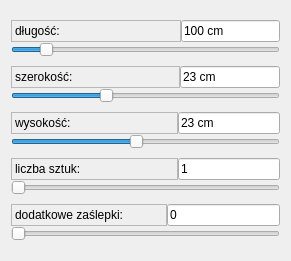
   <widget class="QWidget" name="layoutWidget_5">
    <property name="geometry">
     <rect>
      <x>20</x>
      <y>80</y>
      <width>291</width>
      <height>261</height>
     </rect>
    </property>
    <layout class="QVBoxLayout" name="verticalLayout_41">
     <property name="spacing">
      <number>0</number>
     </property>
     <item>
      <layout class="QVBoxLayout" name="verticalLayout_42">
       <item>
        <layout class="QHBoxLayout" name="horizontalLayout_9">
         <property name="spacing">
          <number>0</number>
         </property>
         <item>
          <widget class="QLabel" name="label_29">
           <property name="locale">
            <locale language="Polish" country="Poland"/>
           </property>
           <property name="frameShape">
            <enum>QFrame::StyledPanel</enum>
           </property>
           <property name="text">
            <string>długość:                                   </string>
           </property>
           <property name="alignment">
            <set>Qt::AlignLeading|Qt::AlignLeft|Qt::AlignVCenter</set>
           </property>
          </widget>
         </item>
         <item>
          <widget class="QLineEdit" name="lengthBox">
           <property name="text">
            <string>100 cm</string>
           </property>
           <property name="readOnly">
            <bool>true</bool>
           </property>
          </widget>
         </item>
        </layout>
       </item>
       <item>
        <widget class="QSlider" name="lengthSlider">
         <property name="minimum">
          <number>50</number>
         </property>
         <property name="maximum">
          <number>500</number>
         </property>
         <property name="singleStep">
          <number>1</number>
         </property>
         <property name="pageStep">
          <number>10</number>
         </property>
         <property name="value">
          <number>100</number>
         </property>
         <property name="tracking">
          <bool>true</bool>
         </property>
         <property name="orientation">
          <enum>Qt::Horizontal</enum>
         </property>
         <property name="invertedAppearance">
          <bool>false</bool>
         </property>
         <property name="tickPosition">
          <enum>QSlider::NoTicks</enum>
         </property>
         <property name="tickInterval">
          <number>0</number>
         </property>
        </widget>
       </item>
      </layout>
     </item>
     <item>
      <layout class="QVBoxLayout" name="verticalLayout_43">
       <item>
        <layout class="QHBoxLayout" name="horizontalLayout_10">
         <property name="spacing">
          <number>0</number>
         </property>
         <item>
          <widget class="QLabel" name="label_30">
           <property name="locale">
            <locale language="Polish" country="Poland"/>
           </property>
           <property name="frameShape">
            <enum>QFrame::StyledPanel</enum>
           </property>
           <property name="text">
            <string>szerokość:                               </string>
           </property>
          </widget>
         </item>
         <item>
          <widget class="QLineEdit" name="widthBox">
           <property name="text">
            <string>23 cm</string>
           </property>
           <property name="readOnly">
            <bool>true</bool>
           </property>
          </widget>
         </item>
        </layout>
       </item>
       <item>
        <widget class="QSlider" name="widthSlider">
         <property name="minimum">
          <number>15</number>
         </property>
         <property name="maximum">
          <number>38</number>
         </property>
         <property name="value">
          <number>23</number>
         </property>
         <property name="sliderPosition">
          <number>23</number>
         </property>
         <property name="tracking">
          <bool>true</bool>
         </property>
         <property name="orientation">
          <enum>Qt::Horizontal</enum>
         </property>
         <property name="invertedAppearance">
          <bool>false</bool>
         </property>
        </widget>
       </item>
      </layout>
     </item>
     <item>
      <layout class="QVBoxLayout" name="verticalLayout_49">
       <item>
        <layout class="QHBoxLayout" name="horizontalLayout_12">
         <property name="spacing">
          <number>0</number>
         </property>
         <item>
          <widget class="QLabel" name="label_36">
           <property name="locale">
            <locale language="Polish" country="Poland"/>
           </property>
           <property name="frameShape">
            <enum>QFrame::StyledPanel</enum>
           </property>
           <property name="text">
            <string>wysokość:                               </string>
           </property>
          </widget>
         </item>
         <item>
          <widget class="QLineEdit" name="heightBox">
           <property name="text">
            <string>23 cm</string>
           </property>
           <property name="readOnly">
            <bool>true</bool>
           </property>
          </widget>
         </item>
        </layout>
       </item>
       <item>
        <widget class="QSlider" name="heightSlider">
         <property name="minimum">
          <number>10</number>
         </property>
         <property name="maximum">
          <number>38</number>
         </property>
         <property name="value">
          <number>23</number>
         </property>
         <property name="sliderPosition">
          <number>23</number>
         </property>
         <property name="tracking">
          <bool>true</bool>
         </property>
         <property name="orientation">
          <enum>Qt::Horizontal</enum>
         </property>
         <property name="invertedAppearance">
          <bool>false</bool>
         </property>
        </widget>
       </item>
      </layout>
     </item>
     <item>
      <layout class="QVBoxLayout" name="verticalLayout_44">
       <item>
        <layout class="QHBoxLayout" name="horizontalLayout_11">
         <property name="spacing">
          <number>0</number>
         </property>
         <item>
          <widget class="QLabel" name="label_31">
           <property name="locale">
            <locale language="Polish" country="Poland"/>
           </property>
           <property name="frameShape">
            <enum>QFrame::StyledPanel</enum>
           </property>
           <property name="text">
            <string>liczba sztuk:                            </string>
           </property>
          </widget>
         </item>
         <item>
          <widget class="QLineEdit" name="quantityBox">
           <property name="text">
            <string>1</string>
           </property>
           <property name="readOnly">
            <bool>true</bool>
           </property>
          </widget>
         </item>
        </layout>
       </item>
       <item>
        <widget class="QSlider" name="quantitySlider">
         <property name="minimum">
          <number>1</number>
         </property>
         <property name="maximum">
          <number>20</number>
         </property>
         <property name="tracking">
          <bool>true</bool>
         </property>
         <property name="orientation">
          <enum>Qt::Horizontal</enum>
         </property>
         <property name="invertedAppearance">
          <bool>false</bool>
         </property>
        </widget>
       </item>
      </layout>
     </item>
     <item>
      <layout class="QVBoxLayout" name="verticalLayout_50">
       <item>
        <layout class="QHBoxLayout" name="horizontalLayout_13">
         <property name="spacing">
          <number>0</number>
         </property>
         <item>
          <widget class="QLabel" name="label_37">
           <property name="locale">
            <locale language="Polish" country="Poland"/>
           </property>
           <property name="frameShape">
            <enum>QFrame::StyledPanel</enum>
           </property>
           <property name="text">
            <string>dodatkowe zaślepki:            </string>
           </property>
          </widget>
         </item>
         <item>
          <widget class="QLineEdit" name="endCapBox">
           <property name="text">
            <string>0</string>
           </property>
           <property name="readOnly">
            <bool>true</bool>
           </property>
          </widget>
         </item>
        </layout>
       </item>
       <item>
        <widget class="QSlider" name="endCapSlider">
         <property name="minimum">
          <number>0</number>
         </property>
         <property name="maximum">
          <number>2</number>
         </property>
         <property name="value">
          <number>0</number>
         </property>
         <property name="sliderPosition">
          <number>0</number>
         </property>
         <property name="tracking">
          <bool>true</bool>
         </property>
         <property name="orientation">
          <enum>Qt::Horizontal</enum>
         </property>
         <property name="invertedAppearance">
          <bool>false</bool>
         </property>
        </widget>
       </item>
      </layout>
     </item>
    </layout>
   </widget>
